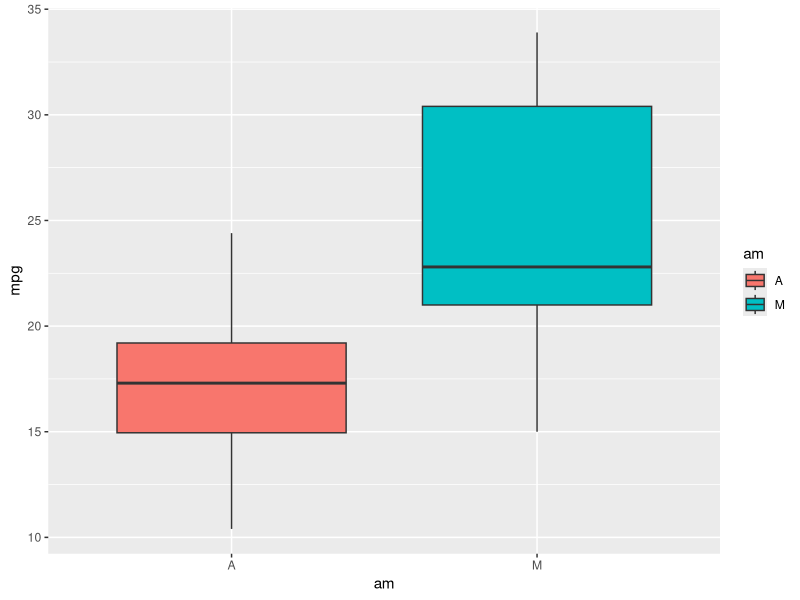
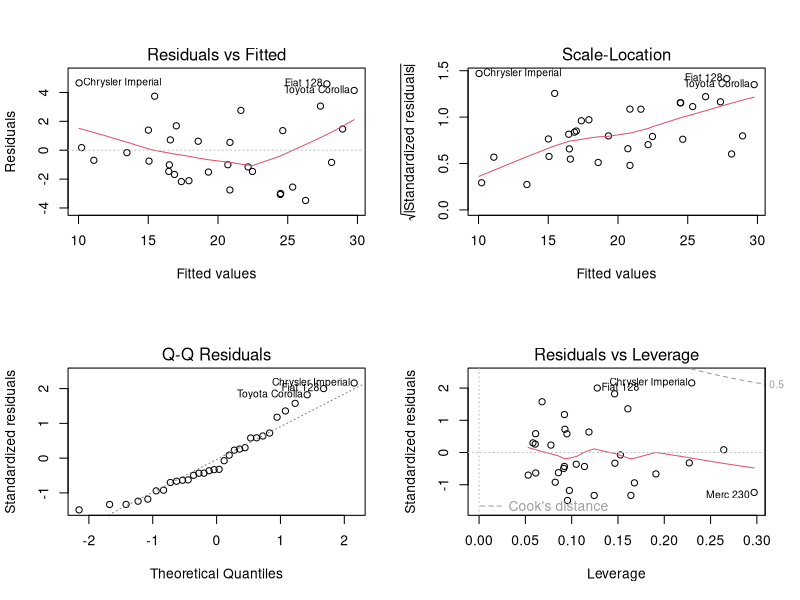

These figures' R source, in order:
## ---- chunk 1
knitr::opts_chunk$set(echo = TRUE)
## ---- chunk 2
data("mtcars")
data <- mtcars
data$am <- as.factor(data$am)
levels(data$am) <- c("A", "M") 

data$cyl <- as.factor(data$cyl)
data$gear <- as.factor(data$gear)
data$vs <- as.factor(data$vs)
levels(data$vs) <- c("V", "S")

## ---- chunk 3
# Display the structure of the 'data' dataset, showing its variables and data types
str(data)

# Display the first 5 rows of the 'data' dataset
head(data, n = 5)


## ---- chunk 4
# Load the ggplot2 library for data visualization
library(ggplot2)

# Create a ggplot object 'g' using the 'data' dataset, with 'am' on the x-axis and 'mpg' on the y-axis
g <- ggplot(data, aes(am, mpg))

# Add a boxplot layer to the ggplot object 'g', with 'am' as the fill color
g <- g + geom_boxplot(aes(fill = am))

# Print the plot
print(g)


## ---- chunk 5
# Calculate the correlation matrix between 'mpg' and all variables in the mtcars dataset
correlation <- cor(mtcars$mpg, mtcars)

# Reorder the correlation matrix columns based on the absolute correlation values with 'mpg'
correlation <- correlation[, order(-abs(correlation[1, ]))]

# Print the reordered correlation matrix
correlation

# Extract the names of variables that have higher correlations with 'mpg' than the 'am' variable
variables <- names(correlation)[1:which(names(correlation) == "am")]
variables

    
## ---- chunk 6
# Fit a linear regression model where 'mpg' is predicted by 'am' using the lm() function
first <- lm(mpg ~ am, data)

# Print a summary of the linear regression model
summary(first)

## ---- chunk 7
last <- lm(mpg ~ ., data)
summary(last)

## ---- chunk 8
# Use the stepwise regression method to select the best subset of variables for the model
# 'last' is the previous model fitted using lm() function
# direction = "both" allows for both forward and backward steps in the variable selection process
# trace = FALSE suppresses the output during the stepwise regression process
best <- step(last, direction = "both", trace = FALSE)

# Print a summary of the best selected model
summary(best)


## ---- chunk 9
# Set up a layout for plotting with a 2x2 grid
layout(matrix(c(1, 2, 3, 4), 2, 2))

# Plot the diagnostic plots for the 'best' model
plot(best)

